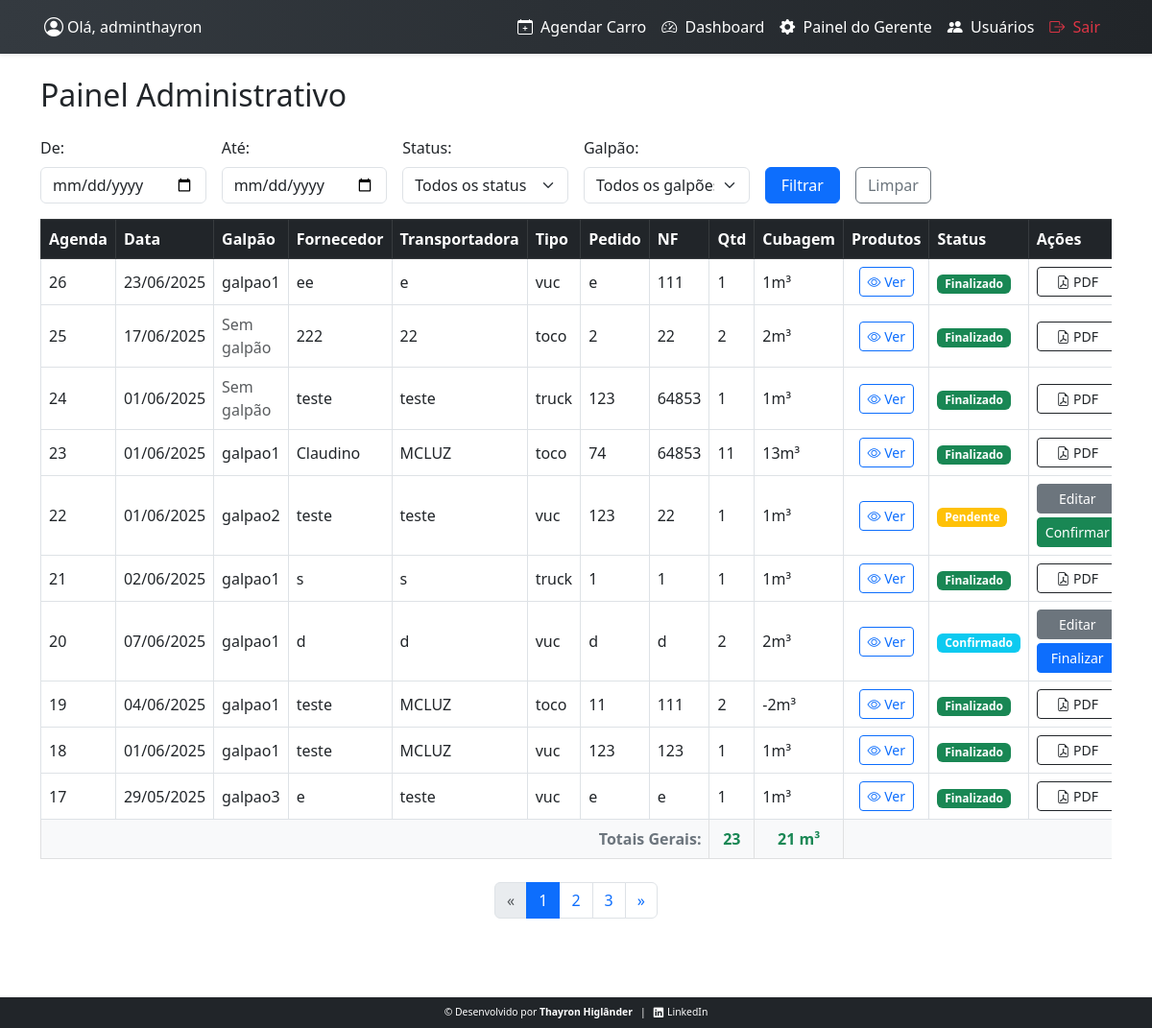
The app's page /painel-gerente/ (signed in) with its own data.
### usuarios/models.py (models this page shows)
class CustomUser(AbstractUser):
    is_gerente = models.BooleanField(default=False)

### agendamentos/models.py (models this page shows, shortened)
class Agendamento(models.Model):
    usuario = models.ForeignKey(settings.AUTH_USER_MODEL, on_delete=models.CASCADE)
    data_hora = models.DateTimeField()
    cnpj = models.CharField(max_length=18)
    fornecedor = models.CharField(max_length=100)
    email = models.EmailField(max_length=500)
    transportadora = models.CharField(max_length=100)
    nota_fiscal = models.CharField(max_length=100)
    pedido = models.CharField(max_length=100,null=True,blank=True)
    sem_limite_doca = models.BooleanField(default=False, verbose_name="Exceção ao limite de doca")
    GALPAO_CHOICES = [
        ('galpao1', 'galpão1'),
        ('galpao2', 'galpão2'),
        ('galpao3', 'galpão3'),
        ('galpao4', 'galpão4'),
    ]
    galpao = models.CharField("Galpão", max_length=20,choices=GALPAO_CHOICES,null=True,blank=True)
    TIPO_CARRO_CHOICES = [
        ('vuc', 'VUC'),
        ('toco', 'Toco'),
        ('truck', 'Truck'),
        ('carreta', 'Carreta'),
    ]
    tipo_carro = models.CharField("Tipo", max_length=20,choices=TIPO_CARRO_CHOICES,)
    STATUS_CHOICES = [
        ('pendente', 'Pendente'),
        ('confirmado', 'Confirmado'),
        ('cancelado', 'Cancelado'),
        ('finalizado', 'Finalizado'),
        ('atrasado', 'Atrasado'),
    ]
    status = models.CharField(max_length=20, choices=STATUS_CHOICES, default='pendente')
    criado_em = models.DateTimeField(auto_now_add=True)
    def cubagem_total(self):
        return self.itens.aggregate(total=Sum('cubagem'))['total'] or 0
    def quantidade_total(self):
        return self.itens.aggregate(total=Sum('quantidade'))['total'] or 0

### agendamentos/views.py (the view)
# urls.py: path('painel-gerente/', views.painel_gerente, name='painel_gerente'),
@login_required
@user_passes_test(is_gerente)
def painel_gerente(request):
    agora = timezone.now()
    hoje = agora.date()
    Agendamento.objects.filter(
        status='confirmado',
        data_hora__date__lt=hoje
    ).update(status='atrasado')
    data_inicial = request.GET.get('data_inicial')
    data_final = request.GET.get('data_final')
    status = request.GET.get('status')
    mercadoria = request.GET.get('mercadoria')
    galpao = request.GET.get('galpao')
    agendamentos = Agendamento.objects.all()
    if data_inicial:
        try:
            data_inicial_date = datetime.strptime(data_inicial, '%Y-%m-%d').date()
            agendamentos = agendamentos.filter(data_hora__date__gte=data_inicial_date)
        except ValueError:
            data_inicial = ''
    if data_final:
        try:
            data_final_date = datetime.strptime(data_final, '%Y-%m-%d').date()
            agendamentos = agendamentos.filter(data_hora__date__lte=data_final_date)
        except ValueError:
            data_final = ''
    if status:
        agendamentos = agendamentos.filter(status=status)
    if mercadoria:
        agendamentos = agendamentos.filter(itens__mercadoria__icontains=mercadoria).distinct()
    if galpao == '__none__':
        agendamentos = agendamentos.filter(galpao__isnull=True)
    elif galpao:
        agendamentos = agendamentos.filter(galpao=galpao)
    agendamentos = agendamentos.order_by('-id')
    paginator = Paginator(agendamentos, 10)
    page_number = request.GET.get('page')
    page_obj = paginator.get_page(page_number)
    itens_filtrados = AgendamentoProduto.objects.filter(agendamento__in=page_obj.object_list)
    soma_quantidade = itens_filtrados.aggregate(Sum('quantidade'))['quantidade__sum'] or 0
    soma_cubagem = itens_filtrados.aggregate(Sum('cubagem'))['cubagem__sum'] or 0
    context = {
        'page_obj': page_obj,
        'data_inicial': data_inicial,
        'data_final': data_final,
        'mercadoria': mercadoria,
        'status': status,
        'galpao': galpao,
        'status_choices': Agendamento.STATUS_CHOICES,
        'galpao_choices': Agendamento.GALPAO_CHOICES,
        'soma_quantidade': soma_quantidade,
        'soma_cubagem': soma_cubagem,
    }
    return render(request, 'agendamento/painel_gerente.html', context)

### agendamentos/views.py (called while the page is built)
def is_gerente(user):
    return user.is_authenticated and user.is_gerente

### templates/agendamento/painel_gerente.html (shortened to what this page needs)
{% extends 'base.html' %}
{% block content %}
<h2 class="mb-4">Painel Administrativo</h2>
<form method="get" class="row g-3 mb-3">
   <div class="col-6 col-md-2">
        <label for="data_inicial" class="form-label">De:</label>
        <input type="date" id="data_inicial" name="data_inicial" class="form-control"
            value="{{ data_inicial|default:'' }}">
    </div>
    <div class="col-6 col-md-2">
        <label for="data_final" class="form-label">Até:</label>
        <input type="date" id="data_final" name="data_final" class="form-control"
            value="{{ data_final|default:'' }}">
    </div>
    <div class="col-12 col-md-2">
        <label for="status" class="form-label">Status:</label>
        <select name="status" id="status" class="form-select">
            <option value="" {% if not status %}selected{% endif %}>Todos os status</option>
        </select>
    </div>
   <div class="col-12 col-md-2">
        <label for="galpao" class="form-label">Galpão:</label>
        <select name="galpao" id="galpao" class="form-select">
            <option value="" {% if not galpao %}selected{% endif %}>Todos os galpões</option>
        </select>
    </div>
    <div class="col-6 col-md-1 d-grid align-self-end">
        <button type="submit" class="btn btn-primary w-100">Filtrar</button>
    </div>
    <div class="col-6 col-md-1 d-grid align-self-end">
        <a href="{% url 'painel_gerente' %}" class="btn btn-outline-secondary w-100">Limpar</a>
    </div>
</form>
<div class="table-responsive">
    <table class="table table-bordered table-hover align-middle mb-4">
        <thead class="table-dark">
            <tr>
                <th>Agenda</th>
                <th>Data</th>
                <th>Galpão</th>
                <th>Fornecedor</th>
                <th>Transportadora</th>
                <th>Tipo</th>
                <th>Pedido</th>
                <th>NF</th>
                <th>Qtd</th>
                <th>Cubagem</th>
                <th>Produtos</th>
                <th>Status</th>
                <th>Ações</th>
            </tr>
        </thead>
        <tbody>
            {% for ag in page_obj %}
                <tr>
                    <td>{{ ag.id }}</td>
                    <td>{{ ag.data_hora|date:"d/m/Y" }}</td>
                    <td>
                        {% if ag.galpao %}
                            {{ ag.galpao }}
                        {% else %}
                            <span class="text-muted">Sem galpão</span>
                        {% endif %}
                    </td>
                    <td>{{ ag.fornecedor }}</td>
                    <td>{{ ag.transportadora }}</td>
                    <td>{{ ag.tipo_carro }}</td>
                    <td>{{ ag.pedido }}</td>
                    <td>{{ ag.nota_fiscal }}</td>
                    <td>{{ ag.quantidade_total|floatformat:"-2" }}</td>
                    <td>{{ ag.cubagem_total|floatformat:"-2" }}m³</td>
                    <td class="text-center">
                        {% if ag.itens.exists %}
                            <button type="button" class="btn btn-outline-primary btn-sm" data-bs-toggle="modal" data-bs-target="#produtosModal{{ ag.id }}">
                                <i class="bi bi-eye"></i> Ver
                            </button>
                        {% else %}
                            <span class="text-muted">Nenhum produto</span>
                        {% endif %}
                    </td>
                    <td>
                        {% if ag.status == 'pendente' %}
                            <span class="badge bg-warning">Pendente</span>
                        {% elif ag.status == 'confirmado' %}
                            <span class="badge bg-info">Confirmado</span>
                        {% elif ag.status == 'cancelado' %}
                            <span class="badge bg-danger">Cancelado</span>
                        {% elif ag.status == 'finalizado' %}
                            <span class="badge bg-success">Finalizado</span>
                        {% elif ag.status == 'atrasado' %}
                            <span class="badge bg-dark">Atrasado</span>
                        {% endif %}
                    </td>
                    <td>
                        {% if ag.status == 'pendente'%}
                            <a href="{% url 'agendamento_editar' ag.pk %}" class="btn btn-secondary btn-sm mb-1 w-100">Editar</a>
                            <a href="{% url 'confirmar_agendamento' ag.id %}" class="btn btn-success btn-sm w-100">Confirmar</a>
                        {% elif ag.status == 'confirmado'  or ag.status == 'atrasado'%}
                            <a href="{% url 'agendamento_editar' ag.pk %}" class="btn btn-secondary btn-sm mb-1 w-100">Editar</a>
                            <a href="{% url 'finalizar_agendamento' ag.id %}" class="btn btn-primary btn-sm w-100">Finalizar</a>
                        {% else %}
                            <a href="{% url 'baixar_agendamento_pdf' ag.id %}" class="btn btn-outline-dark btn-sm w-100" target="_blank">
                                <i class="bi bi-file-earmark-pdf"></i> PDF
                            </a>
                        {% endif %}
                    </td>
                </tr>
            {% empty %}
                <tr>
                    <td colspan="13" class="text-center">Nenhum agendamento encontrado.</td>
                </tr>
            {% endfor %}
        </tbody>
        <tfoot class="table-light">
            <tr>
                <td colspan="8" class="text-end fw-bold text-secondary">Totais Gerais:</td>
                <td class="fw-bold text-success text-center">
                    {{ soma_quantidade|floatformat:"-2" }}
                </td>
                <td class="fw-bold text-success text-center">
                    {{ soma_cubagem|floatformat:"-2" }} m³
                </td>
                <td colspan="3"></td>
            </tr>
        </tfoot>
    </table>
</div>
{% include 'paginacao.html' %}
{% endblock %}

### templates/base.html (shortened to what this page needs)
{% load static %}
<!DOCTYPE html>
<html lang="pt-br">
<head>
    <link rel="stylesheet" href="{% static 'css/styles.css' %}" />
    <link
        rel="stylesheet"
        href="https://cdn.jsdelivr.net/npm/bootstrap@5.3.0/dist/css/bootstrap.min.css"
    />
    <link
        rel="stylesheet"
        href="https://cdn.jsdelivr.net/npm/bootstrap-icons@1.10.5/font/bootstrap-icons.css"
    />
</head>
<body>
<nav class="navbar navbar-expand-lg shadow-sm">
    <div class="container position-relative">
        {% if user.is_authenticated %}
            <div class="navbar-user-left d-none d-sm-flex align-items-center position-absolute start-0 ps-3" style="top: 50%; transform: translateY(-50%); z-index: 1000;">
                <i class="bi bi-person-circle fs-5 text-white me-1"></i>
                <span class="text-white">Olá, {{ request.user }}</span>
            </div>
        {% endif %}
        <div class="collapse navbar-collapse" id="navbarNav">
            <ul class="navbar-nav ms-auto align-items-center">
                {% if user.is_authenticated %}
                    <li class="nav-item">
                        <a class="nav-link" href="{% url 'agendamento_criar' %}">
                            <i class="bi bi-calendar-plus me-1"></i> Agendar Carro
                        </a>
                    </li>
                    {% if user.is_gerente %}
                        <li class="nav-item">
                            <a class="nav-link" href="{% url 'painel_dashboard' %}">
                                <i class="bi bi-speedometer2 me-1"></i> Dashboard
                            </a>
                        </li>
                        <li class="nav-item">
                            <a class="nav-link" href="{% url 'painel_gerente' %}">
                                <i class="bi bi-gear-fill me-1"></i> Painel do Gerente
                            </a>
                        </li>
                        <li class="nav-item">
                            <a class="nav-link" href="{% url 'listar_usuarios' %}">
                                <i class="bi bi-people-fill me-1"></i> Usuários
                            </a>
                        </li>
                    {% else %}
                    <li class="nav-item">
                        <a class="nav-link" href="{% url 'painel_user' %}">
                            <i class="bi bi-gear-fill me-1"></i> Meus Agendamentos
                        </a>
                    </li>
                    {% endif %}
                    <li class="nav-item">
                        <a class="nav-link text-danger" href="{% url 'logout' %}">
                            <i class="bi bi-box-arrow-right me-1"></i> Sair
                        </a>
                    </li>
                {% else %}
                    <li class="nav-item">
                        <a class="nav-link" href="{% url 'login' %}">
                            <i class="bi bi-box-arrow-in-right me-1"></i> Entrar
                        </a>
                    </li>
                {% endif %}
            </ul>
        </div>
    </div>
</nav>
<main class="container my-4">
    {% block content %}{% endblock %}
</main>
<footer class="fixed-bottom py-2 bg-dark text-white">
    <div class="container d-flex justify-content-center align-items-center gap-2 flex-wrap">
        <span>© Desenvolvido por <strong>Thayron Higlânder</strong></span>
        <span class="text-white">|</span>
        <a href="https://www.linkedin.com/in/thayron-higlander" target="_blank" class="text-white text-decoration-none d-flex align-items-center">
            <i class="bi bi-linkedin me-1"></i> LinkedIn
        </a>
    </div>
</footer>
</body>
</html>

### staticfiles/css/styles.css (style rules this page uses)
body { padding-bottom: 90px; background-color: #f8f9fa; }
.navbar { background: linear-gradient(to right, #343a40, #212529); min-height: 56px; position: relative; padding-top: 0.3rem; padding-bottom: 0.3rem; overflow: visible; }
.navbar-brand, .nav-link, .navbar-text { font-weight: 500; color: white !important; }
.navbar .container { display: flex; align-items: center; justify-content: space-between; padding-left: 1rem; padding-right: 1rem; position: relative; }
footer { background-color: #212529; font-size: 0.65rem; color: #f8f9fa; width: 100%; position: fixed; bottom: 0; left: 0; padding: 0.3rem 0.8rem; white-space: nowrap; overflow-x: auto; }
footer a { color: #f8f9fa; text-decoration: none; }

### records on screen
CustomUser: user "adminthayron"
Agendamento: id "26", data_hora "23/06/2025", galpao "galpao1", fornecedor "ee", transportadora "e", tipo_carro "vuc", pedido "e", nota_fiscal "111", quantidade_total "1", cubagem_total "1", status "Finalizado"
Agendamento: id "25", data_hora "17/06/2025", shows "Sem galpão", fornecedor "222", transportadora "22", tipo_carro "toco", pedido "2", nota_fiscal "22", quantidade_total "2", cubagem_total "2", status "Finalizado"
Agendamento: id "24", data_hora "01/06/2025", shows "Sem galpão", fornecedor "teste", transportadora "teste", tipo_carro "truck", pedido "123", nota_fiscal "64853", quantidade_total "1", cubagem_total "1", status "Finalizado"
Agendamento: id "23", data_hora "01/06/2025", galpao "galpao1", fornecedor "Claudino", transportadora "MCLUZ", tipo_carro "toco", pedido "74", nota_fiscal "64853", quantidade_total "11", cubagem_total "13", status "Finalizado"
Agendamento: id "22", data_hora "01/06/2025", galpao "galpao2", fornecedor "teste", transportadora "teste", tipo_carro "vuc", pedido "123", nota_fiscal "22", quantidade_total "1", cubagem_total "1", status "Pendente"
Agendamento: id "21", data_hora "02/06/2025", galpao "galpao1", fornecedor "s", transportadora "s", tipo_carro "truck", pedido "1", nota_fiscal "1", quantidade_total "1", cubagem_total "1", status "Finalizado"
Agendamento: id "20", data_hora "07/06/2025", galpao "galpao1", fornecedor "d", transportadora "d", tipo_carro "vuc", pedido "d", nota_fiscal "d", quantidade_total "2", cubagem_total "2", status "Confirmado"
Agendamento: id "19", data_hora "04/06/2025", galpao "galpao1", fornecedor "teste", transportadora "MCLUZ", tipo_carro "toco", pedido "11", nota_fiscal "111", quantidade_total "2", cubagem_total "-2", status "Finalizado"
Agendamento: id "18", data_hora "01/06/2025", galpao "galpao1", fornecedor "teste", transportadora "MCLUZ", tipo_carro "vuc", pedido "123", nota_fiscal "123", quantidade_total "1", cubagem_total "1", status "Finalizado"
Agendamento: id "17", data_hora "29/05/2025", galpao "galpao3", fornecedor "e", transportadora "teste", tipo_carro "vuc", pedido "e", nota_fiscal "e", quantidade_total "1", cubagem_total "1", status "Finalizado"

### other values on screen
{{ soma_quantidade|floatformat:"-2" }} "23"
{{ soma_cubagem|floatformat:"-2" }} "21"
{{ num }} "1"
{{ num }} "2" "3"
